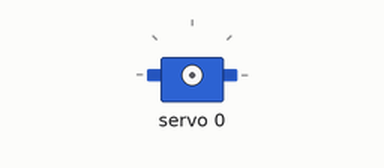
Simulated run of this sketch. Board: Arduino Uno, built with avr-gcc and run on an emulated ATmega328P. Parts: servo. What the sketch prints to the serial monitor is not drawn.

Above: at 0.05 s.
At 0.8 s:
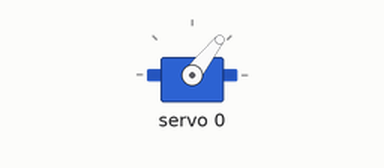
At 1.4 s:
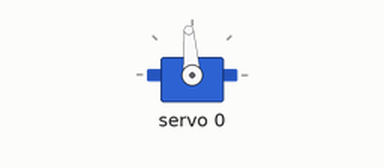
At 2.8 s:
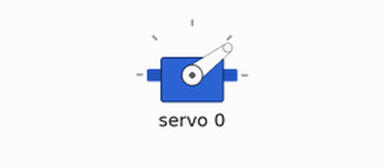
Timing chart, 0 to 7.0 s (numbered marks = the images above):
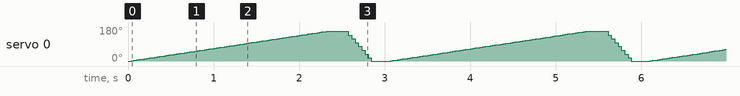

The sketch:

servo_basic_control.ino
```cpp
#include <Wire.h>
#include <Adafruit_PWMServoDriver.h>
Adafruit_PWMServoDriver pwm = Adafruit_PWMServoDriver();

//Servo calibration:
#define SERVOMIN  132
#define SERVOMAX  535

int servonum = 0;
int speed = 5;
int step_size = 1;

void setup() {
  Serial.begin(9600);
  Serial.println("8 channel Servo test!");

  pwm.begin();

  pwm.setPWMFreq(60);  // Analog servos run at ~60 Hz updates

  delay(10);
}

void loop() {
  // Drive each servo one at a time
  Serial.println(servonum);
  for (double pulselen = SERVOMIN; pulselen < SERVOMAX; pulselen=pulselen+step_size) {
    pwm.setPWM(servonum, 0, pulselen);
    delay(speed);
  }

  delay(200);
  for (double pulselen = SERVOMAX; pulselen > SERVOMIN; pulselen=pulselen-step_size) {
    pwm.setPWM(servonum, 0, pulselen);
    //delay(speed);
  }

  delay(200);

}


  //servonum ++;
 // if (servonum > 7) servonum = 0;
```
